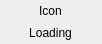
<?xml version="1.0" encoding="UTF-8"?>
<ui version="4.0">
 <class>LoadingFrame</class>
 <widget class="QFrame" name="LoadingFrame">
  <property name="geometry">
   <rect>
    <x>0</x>
    <y>0</y>
    <width>102</width>
    <height>44</height>
   </rect>
  </property>
  <property name="windowTitle">
   <string>Frame</string>
  </property>
  <property name="styleSheet">
   <string notr="true"/>
  </property>
  <layout class="QVBoxLayout" name="verticalLayout">
   <property name="spacing">
    <number>0</number>
   </property>
   <property name="leftMargin">
    <number>0</number>
   </property>
   <property name="topMargin">
    <number>0</number>
   </property>
   <property name="rightMargin">
    <number>0</number>
   </property>
   <property name="bottomMargin">
    <number>0</number>
   </property>
   <item>
    <layout class="QHBoxLayout" name="horizontalLayout">
     <property name="spacing">
      <number>0</number>
     </property>
     <item>
      <spacer name="horizontalSpacer">
       <property name="orientation">
        <enum>Qt::Horizontal</enum>
       </property>
       <property name="sizeHint" stdset="0">
        <size>
         <width>40</width>
         <height>20</height>
        </size>
       </property>
      </spacer>
     </item>
     <item>
      <widget class="QLabel" name="LoadingIconLabel">
       <property name="text">
        <string>Icon</string>
       </property>
       <property name="scaledContents">
        <bool>false</bool>
       </property>
       <property name="alignment">
        <set>Qt::AlignCenter</set>
       </property>
       <property name="wordWrap">
        <bool>true</bool>
       </property>
      </widget>
     </item>
     <item>
      <spacer name="horizontalSpacer_2">
       <property name="orientation">
        <enum>Qt::Horizontal</enum>
       </property>
       <property name="sizeHint" stdset="0">
        <size>
         <width>40</width>
         <height>20</height>
        </size>
       </property>
      </spacer>
     </item>
    </layout>
   </item>
   <item>
    <layout class="QHBoxLayout" name="horizontalLayout_2">
     <property name="spacing">
      <number>0</number>
     </property>
     <item>
      <spacer name="horizontalSpacer_3">
       <property name="orientation">
        <enum>Qt::Horizontal</enum>
       </property>
       <property name="sizeHint" stdset="0">
        <size>
         <width>40</width>
         <height>20</height>
        </size>
       </property>
      </spacer>
     </item>
     <item>
      <widget class="QLabel" name="TipLabel">
       <property name="text">
        <string>Loading</string>
       </property>
       <property name="scaledContents">
        <bool>true</bool>
       </property>
       <property name="alignment">
        <set>Qt::AlignCenter</set>
       </property>
       <property name="wordWrap">
        <bool>true</bool>
       </property>
      </widget>
     </item>
     <item>
      <spacer name="horizontalSpacer_4">
       <property name="orientation">
        <enum>Qt::Horizontal</enum>
       </property>
       <property name="sizeHint" stdset="0">
        <size>
         <width>40</width>
         <height>20</height>
        </size>
       </property>
      </spacer>
     </item>
    </layout>
   </item>
  </layout>
 </widget>
 <resources/>
 <connections/>
</ui>
